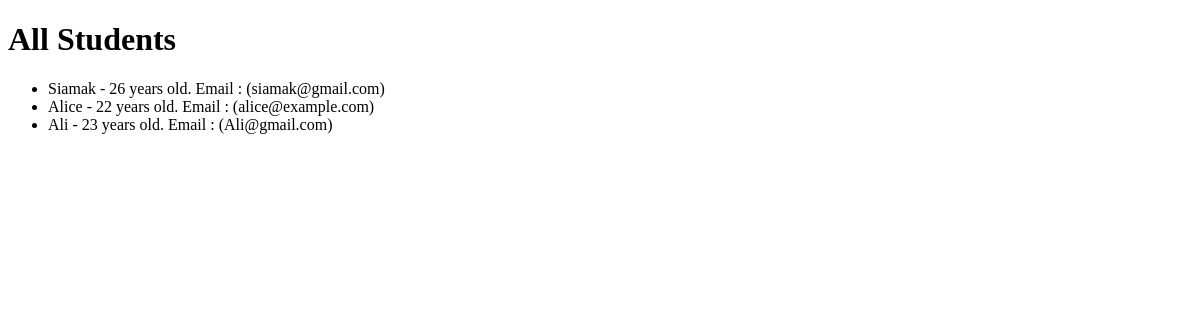
/students/, run on an earlier commit of the app's database.
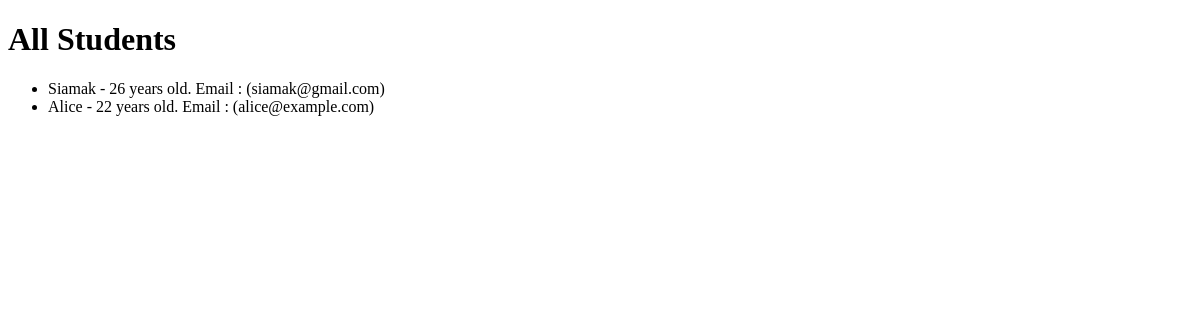
And on a later commit of the database.
### demoApp/models.py (models this page shows, shortened)
class student(models.Model):
    Name = models.CharField(max_length=100)
    age = models.IntegerField()
    email = models.EmailField()

### demoApp/views.py (the view)
# urls.py: path('students/', views.readAll),
def readAll(request):
    all_students = student.objects.all()
    context = {'students': all_students}
    return render(request, 'demoApp/student_list.html', context)

### demoApp/templates/demoApp/student_list.html (shortened to what this page needs)
<!DOCTYPE html>
<html>
<head>
</head>
<body>
    <h1>All Students</h1>
    <ul>
        {% for s in students %}
            <li>{{ s.Name }} - {{ s.age }} years old. Email : ({{ s.email }})</li>
        {% empty %}
            <li>No students found.</li>
        {% endfor %}
    </ul>
</body>
</html>

What changed in the data, as far as the page shows it:
removed student: Name "Ali", age "23", email "Ali@gmail.com"
